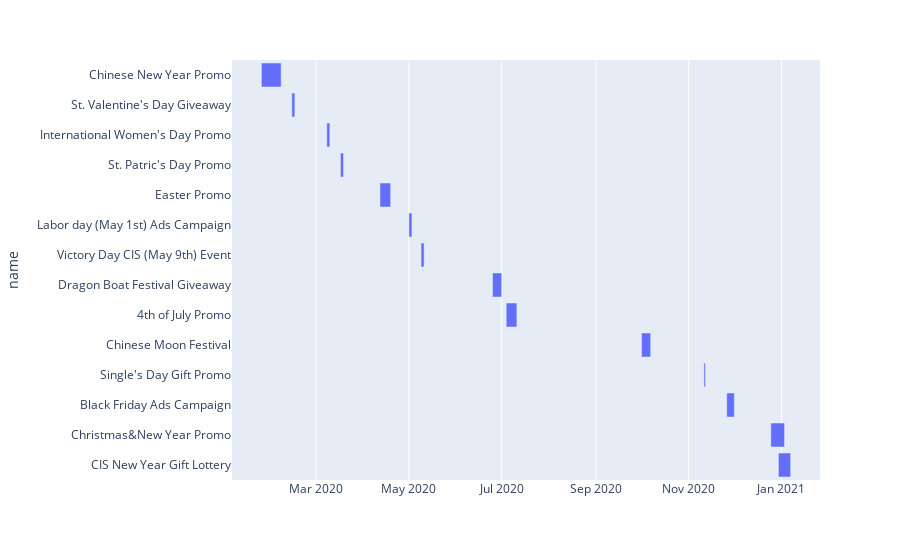

Notebook cell for this chart:
### Code cell
fig = px.timeline(
    raw_marketing.sort_values('start_dt'),
    x_start='start_dt', x_end='finish_dt',
    y='name'
)
fig.update_yaxes(autorange='reversed')
fig.show()

### Figure 1 — Plotly figure (JSON) as saved in the notebook; plotly's stock layout.template omitted (floating-point values rounded to 4 significant figures)
{"data": [{"alignmentgroup": "True", "base": ["2020-01-25", "2020-02-14", "2020-03-08", "2020-03-17", "2020-04-12", "2020-05-01", "2020-05-09", "2020-06-25", "2020-07-04", "2020-10-01", "2020-11-11", "2020-11-26", "2020-12-25", "2020-12-30"], "hovertemplate": "start_dt=%{base}<br>finish_dt=%{x}<br>name=%{y}<extra></extra>", "legendgroup": "", "marker": {"color": "#636efa", "pattern": {"shape": ""}}, "name": "", "offsetgroup": "", "orientation": "h", "showlegend": false, "textposition": "auto", "type": "bar", "x": [1123200000, 172800000, 172800000, 172800000, 604800000, 172800000, 172800000, 518400000, 604800000, 518400000, 86400000, 432000000, 777600000, 691200000], "xaxis": "x", "y": ["Chinese New Year Promo", "St. Valentine's Day Giveaway", "International Women's Day Promo", "St. Patric's Day Promo", "Easter Promo", "Labor day (May 1st) Ads Campaign", "Victory Day CIS (May 9th) Event", "Dragon Boat Festival Giveaway", "4th of July Promo", "Chinese Moon Festival", "Single's Day Gift Promo", "Black Friday Ads Campaign", "Christmas&New Year Promo", "CIS New Year Gift Lottery"], "yaxis": "y"}], "layout": {"barmode": "overlay", "legend": {"tracegroupgap": 0}, "margin": {"t": 60}, "xaxis": {"anchor": "y", "domain": [0, 1], "type": "date"}, "yaxis": {"anchor": "x", "autorange": "reversed", "domain": [0, 1], "title": {"text": "name"}}}}
